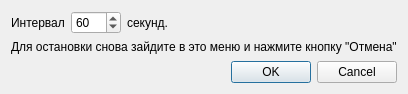
<?xml version="1.0" encoding="UTF-8"?>
<ui version="4.0">
 <class>AutoScrollDialog</class>
 <widget class="QDialog" name="AutoScrollDialog">
  <property name="geometry">
   <rect>
    <x>0</x>
    <y>0</y>
    <width>400</width>
    <height>94</height>
   </rect>
  </property>
  <property name="windowTitle">
   <string>Dialog</string>
  </property>
  <layout class="QVBoxLayout" name="verticalLayout">
   <item>
    <layout class="QHBoxLayout" name="horizontalLayout">
     <item>
      <widget class="QLabel" name="label">
       <property name="text">
        <string>Интервал</string>
       </property>
      </widget>
     </item>
     <item>
      <widget class="QSpinBox" name="interval">
       <property name="minimumSize">
        <size>
         <width>50</width>
         <height>0</height>
        </size>
       </property>
       <property name="minimum">
        <number>1</number>
       </property>
       <property name="maximum">
        <number>999</number>
       </property>
       <property name="value">
        <number>60</number>
       </property>
      </widget>
     </item>
     <item>
      <widget class="QLabel" name="label_2">
       <property name="text">
        <string>секунд.</string>
       </property>
      </widget>
     </item>
     <item>
      <spacer name="horizontalSpacer">
       <property name="orientation">
        <enum>Qt::Horizontal</enum>
       </property>
       <property name="sizeHint" stdset="0">
        <size>
         <width>40</width>
         <height>20</height>
        </size>
       </property>
      </spacer>
     </item>
    </layout>
   </item>
   <item>
    <widget class="QLabel" name="label_3">
     <property name="text">
      <string>Для остановки снова зайдите в это меню и нажмите кнопку &quot;Отмена&quot;</string>
     </property>
    </widget>
   </item>
   <item>
    <spacer name="verticalSpacer">
     <property name="orientation">
      <enum>Qt::Vertical</enum>
     </property>
     <property name="sizeHint" stdset="0">
      <size>
       <width>20</width>
       <height>1</height>
      </size>
     </property>
    </spacer>
   </item>
   <item>
    <widget class="QDialogButtonBox" name="buttonBox">
     <property name="orientation">
      <enum>Qt::Horizontal</enum>
     </property>
     <property name="standardButtons">
      <set>QDialogButtonBox::Cancel|QDialogButtonBox::Ok</set>
     </property>
    </widget>
   </item>
  </layout>
 </widget>
 <resources/>
 <connections>
  <connection>
   <sender>buttonBox</sender>
   <signal>accepted()</signal>
   <receiver>AutoScrollDialog</receiver>
   <slot>accept()</slot>
   <hints>
    <hint type="sourcelabel">
     <x>248</x>
     <y>254</y>
    </hint>
    <hint type="destinationlabel">
     <x>157</x>
     <y>274</y>
    </hint>
   </hints>
  </connection>
  <connection>
   <sender>buttonBox</sender>
   <signal>rejected()</signal>
   <receiver>AutoScrollDialog</receiver>
   <slot>reject()</slot>
   <hints>
    <hint type="sourcelabel">
     <x>316</x>
     <y>260</y>
    </hint>
    <hint type="destinationlabel">
     <x>286</x>
     <y>274</y>
    </hint>
   </hints>
  </connection>
 </connections>
</ui>
